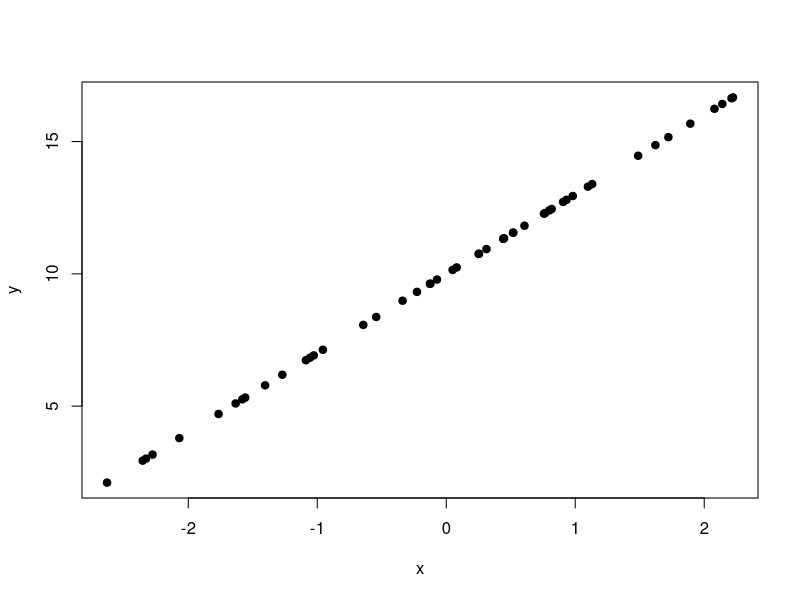
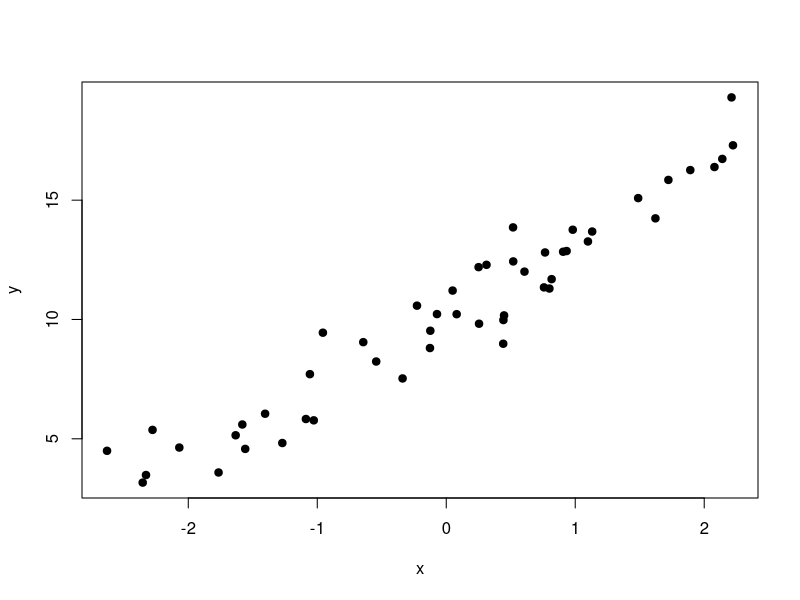
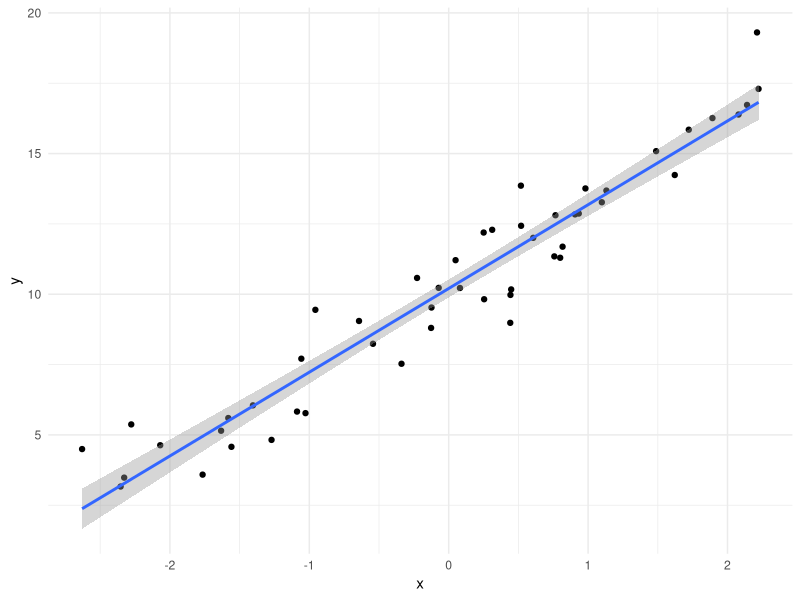

Recreate these plots in R, in order.
library(tidyverse)
x <- rnorm(50)
head(x)
y <- 10 + 3 * x
y
plot(x, y, pch = 19)

error <- rnorm(50)

y <- 10 + 3 * x + error

plot(x, y, pch = 19)

xmdl <- lm(y ~ x)
xmdl

head(fitted(xmdl))
head(residuals(xmdl))
summary(xmdl)
coef(xmdl)
coef(xmdl)[2]
?seq()
xvals <- seq(from = -3, to = 3, by = 0.1)
mypreds <- tibble(x = xvals)
mypreds$fit <- predict(xmdl, newdata = mypreds)
mypreds
# --------------------------------------------------------
# 3. A simple linear model in R:

# Continue from where you left off in the reading, using the same dataframe.

# --------------------------------------------------------
# 3.1. Linear models with tidyverse functions

# Put data into tibble:

mydf <- tibble(x, y)

# Re-fit model:

xmdl <- lm(y ~ x, data = mydf)

# Load broom package for tidy linear model output:

library(broom)

# Summary:

tidy(xmdl)

# Extract coefficient estimates:

tidy(xmdl)$estimate

# Check overall model performance:

glance(xmdl)

# Make a ggplot of this data:

mydf %>% ggplot(aes(x = x, y = y)) +
  geom_point() +
  geom_smooth(method = "lm") +
  theme_minimal()



# --------------------------------------------------------
# 3.2. Model formula notation: Intercept placeholders

# These two formulas produce the same outcome:

xmdl <- lm(y ~ x, data = mydf)
xmdl <- lm(y ~ 1 + x, data = mydf)

# The '1' (one) acts as intercept placeholder...
# ... so the second formula is more explicit.

# Fitting an intercept-only model:

xmdl_null <- lm(y ~ 1, data = mydf)

# Look at the intercept estimate:

coef(xmdl_null)

# Compare against the mean:

mean(y) # same
